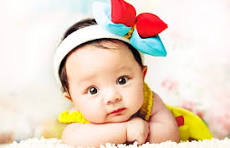
#> input picture Computer vision/Face_detection/Eyes.jpg, 230 x 148 px
$ jupyter execute eye.ipynb
#> lines starting #> are read from the running program, lines starting #| are printed output that depends on the picture
[cell 1]
import cv2
import matplotlib.pyplot as plt

[cell 2]
img1=cv2.imread("Eyes.jpg")
#> img1 is the input picture: shape (148, 230, 3); mean B, G, R 196.4, 213.3, 233
conv_img1=cv2.cvtColor(img1,cv2.COLOR_BGR2RGB)
plt.imshow(conv_img1)

[cell 3]
eyes_data=cv2.CascadeClassifier("haarcascade_eye (1).xml")
eyes_data

[cell 4]
print(eyes_data.empty())

[cell 5]
#gray = cv2.cvtColor(conv_img1, cv2.COLOR_BGR2GRAY)
eyes=eyes_data.detectMultiScale(conv_img1,minNeighbors=5)
#> eyes = [[110, 67, 25, 25], [79, 79, 23, 23]]
eyes
#> Out = [[110, 67, 25, 25], [79, 79, 23, 23]]

[cell 6]
for (x,y,w,h) in eyes:
    cv2.rectangle(conv_img1,(x,y),(x+w,y+h),color=(255,0,0),thickness=1)
#> this loop made 2 passes
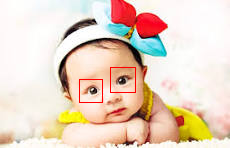
#> conv_img1: shape (148, 230, 3); mean R, G, B 233, 212.2, 195.4

[cell 7]
plt.imshow(conv_img1)

[cell 8]
video = cv2.VideoCapture('vdo.mp4')

while True:
    succ,img = video.read()
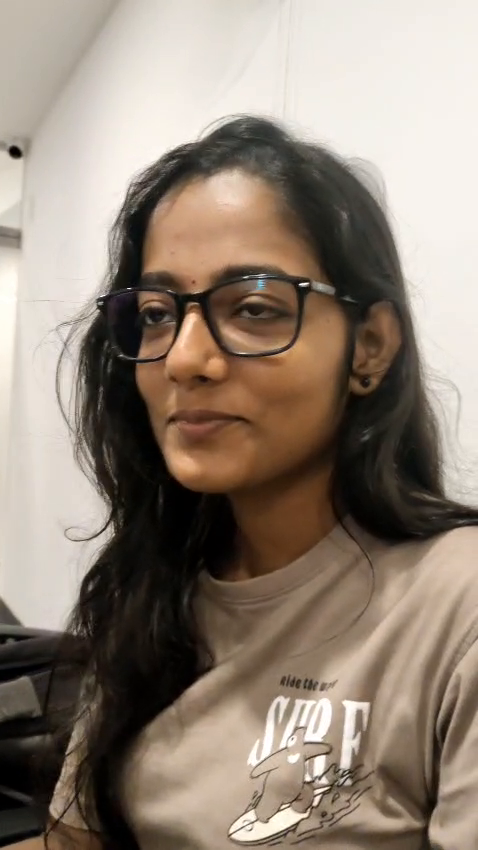
#> input picture frame 40 of Computer vision/Face_detection/vdo.mp4, 478 x 850 px
#> img is the input picture: shape (850, 478, 3); mean B, G, R 117.9, 130.9, 144.7
    if succ:
        gray = cv2.cvtColor(img,cv2.COLOR_BGR2GRAY)
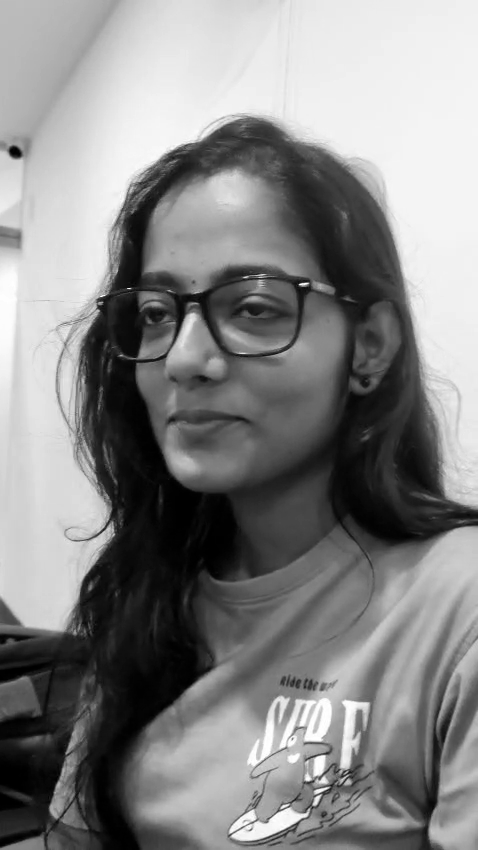
#> gray: shape (850, 478); min 0, max 255, mean 133.6

        eye = eyes_data.detectMultiScale(gray,minNeighbors=17)
#> eye = ()

        for (x,y,w,h) in eye:
            cv2.rectangle(img,(x,y),(x+w,y+h),(0,0,255),2)
#> this loop made 0 passes

        cv2.imshow('Video',img)

        if cv2.waitKey(1) & 0XFF == ord('q'):
#> (key q is pressed here)
            break
    else:
        print("Video Ended")
        break

video.release()
cv2.destroyAllWindows()
